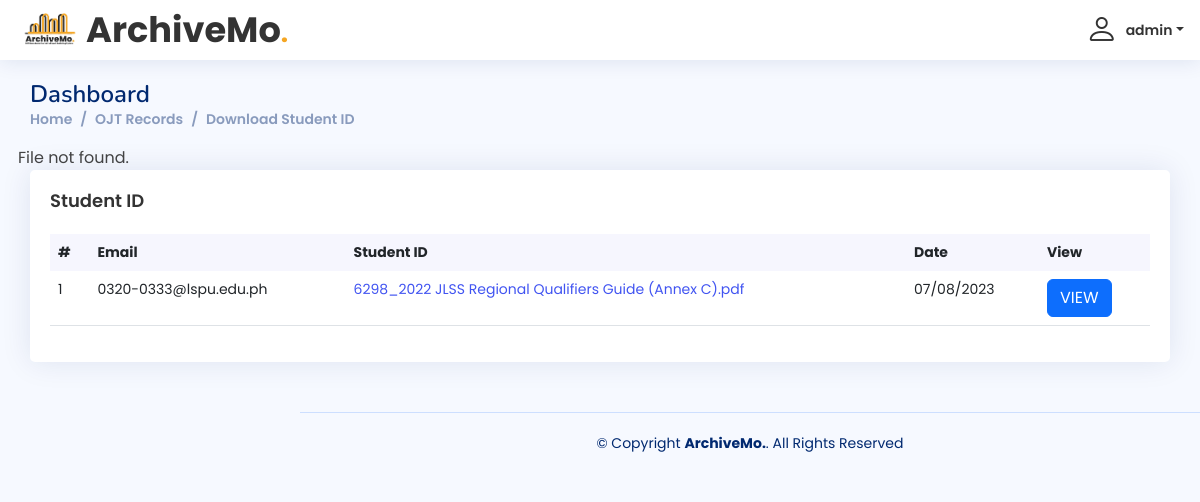
The app's page /admin/s_id-dashboard.php?id=1 (signed in), older data.
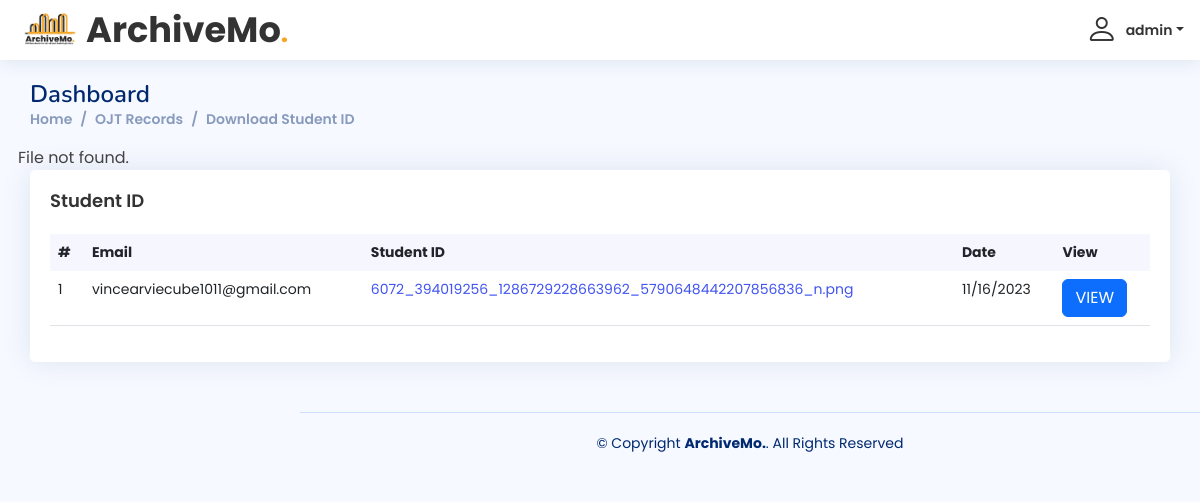
The same page, newer data.
### tables this page shows
CREATE TABLE `ojt_id` (
  `id` int(11) NOT NULL,
  `email` text NOT NULL,
  `ojt_id` text NOT NULL,
  `date` text NOT NULL
);

### admin/s_id-dashboard.php (the view, shortened to what this page needs)
<?php
include 'dbconn.php';
?>
<!DOCTYPE html>
<html lang="en">
<head>
  <link href="assets/vendor/bootstrap/css/bootstrap.min.css" rel="stylesheet">
  <link href="assets/vendor/bootstrap-icons/bootstrap-icons.css" rel="stylesheet">
  <link href="assets/vendor/boxicons/css/boxicons.min.css" rel="stylesheet">
  <link href="assets/vendor/quill/quill.snow.css" rel="stylesheet">
  <link href="assets/vendor/quill/quill.bubble.css" rel="stylesheet">
  <link href="assets/vendor/remixicon/remixicon.css" rel="stylesheet">
  <link href="assets/vendor/simple-datatables/style.css" rel="stylesheet">
  <link href="assets/css/style.css" rel="stylesheet">
</head>
<body>
  <header id="header" class="header fixed-top d-flex align-items-center">
    <div class="d-flex align-items-center justify-content-between">
      <a href="admin-index.php" class="logo d-flex align-items-center">
        <img src="img/logo3.png" alt="" style="width: auto; height: 60px">
        <span class="logo-name">ArchiveMo<span style="color: #F5A623; font-family: Poppins, sans-serif">.</span></span>
      </a>
    </div>
    <nav class="header-nav ms-auto">
      <ul class="d-flex align-items-center">
        <li class="nav-item dropdown pe-3">
          <a class="nav-link nav-profile d-flex align-items-center pe-0" href="#" data-bs-toggle="dropdown">
            <?php
            $email = $_SESSION['useremail'];
            $result = mysqli_query($conn, "SELECT * FROM admin WHERE username ='$email'");
            while ($row = mysqli_fetch_array($result)) {
            ?>
              <i class="bi bi-person" style="font-size: 2rem;"></i>
              <span class="d-none d-md-block dropdown-toggle ps-2"><?php echo $row["username"]; ?></span>
          </a>
            <?php
            }
            ?>
        </li>
      </ul>
    </nav>
  </header>
  <main id="main" class="main" style="margin-left: 0;">
    <div class="pagetitle">
      <h1>Dashboard</h1>
      <nav>
        <ol class="breadcrumb">
          <li class="breadcrumb-item"><a href="admin-index.php">Home</a></li>
          <li class="breadcrumb-item active"><a href="ojt-dashboard.php">OJT Records</a></li>
          <li class="breadcrumb-item">Download Student ID</li>
        </ol>
      </nav>
    </div>
    <section class="section dashboard">
      <div class="row">
        <?php
        if (isset($_GET['id'])) {
          $id = $_GET['id'];
          $sql = "SELECT ojt_id FROM ojt_id WHERE id = ?";
          $stmt = $conn->prepare($sql);
          $stmt->bind_param("i", $id);
          $stmt->execute();
          $result = $stmt->get_result();
          if ($result && $result->num_rows > 0) {
            $row = $result->fetch_assoc();
            $filename = $row['ojt_id'];
            $file = '../images/pdf/' . $filename;
            if (file_exists($file)) {
              header('Content-Type: application/octet-stream');
              header('Content-Disposition: attachment; filename="' . $filename . '"');
              header('Content-Length: ' . filesize($file));
              header('Pragma: public');
              header('Cache-Control: must-revalidate, post-check=0, pre-check=0');
              header('Expires: 0');
              ob_clean();
              flush();
              readfile($file);
              exit;
            } else {
              echo 'File not found.';
            }
          } else {
            echo 'Invalid file ID.';
          }
        }
        ?>
        <div class="col-12">
          <div class="card recent-sales overflow-auto">
            <div class="card-body">
              <h5 class="card-title">Student ID</h5>
              <table class="table datatable">
                <thead>
                  <tr>
                    <th>#</th>
                    <th>Email</th>
                    <th>Student ID</th>
                    <th>Date</th>
                    <th>View</th>
                  </tr>
                </thead>
                <tbody>
                  <?php
                  $result = mysqli_query($conn, "SELECT * FROM ojt_id");
                  while ($row = mysqli_fetch_array($result)) {
                  ?>
                    <tr>
                      <td scope="row"><?php echo $row["id"]; ?></td>
                      <td scope="row"><?php echo $row["email"]; ?></td>
                      <td><a href="?id=<?php echo $row['id']; ?>"><?php echo $row['ojt_id']; ?></td>
                      <td scope="row"><?php echo $row["date"]; ?></td>
                      <td><a href="javascript:void(0);" class="btn btn-primary viewmodal" data-id="<?php echo $row['id']; ?>" data-waiver="<?php echo $row['ojt_id']; ?>">VIEW</a></td>
                    </tr>
                  <?php
                  }
                  ?>
                </tbody>
              </table>
            </div>
          </div>
        </div>
      </div>
    </section>
  </main>
  <footer id="footer" class="footer">
    <div class="copyright">
      &copy; Copyright <strong><span>ArchiveMo.</span></strong>. All Rights Reserved
    </div>
  </footer>
</body>
</html>

Row changes from the older to the newer data that the page shows:
changed ojt_id id 1: email "0320-0333@lspu.edu.ph" → "vincearviecube1011@gmail.com"; ojt "6298_2022 JLSS Regional Qualifiers Guide (Annex C).pdf" → "6072_394019256_1286729228663962_5790648442207856836_n.png"; date "07/08/2023" → "11/16/2023"
